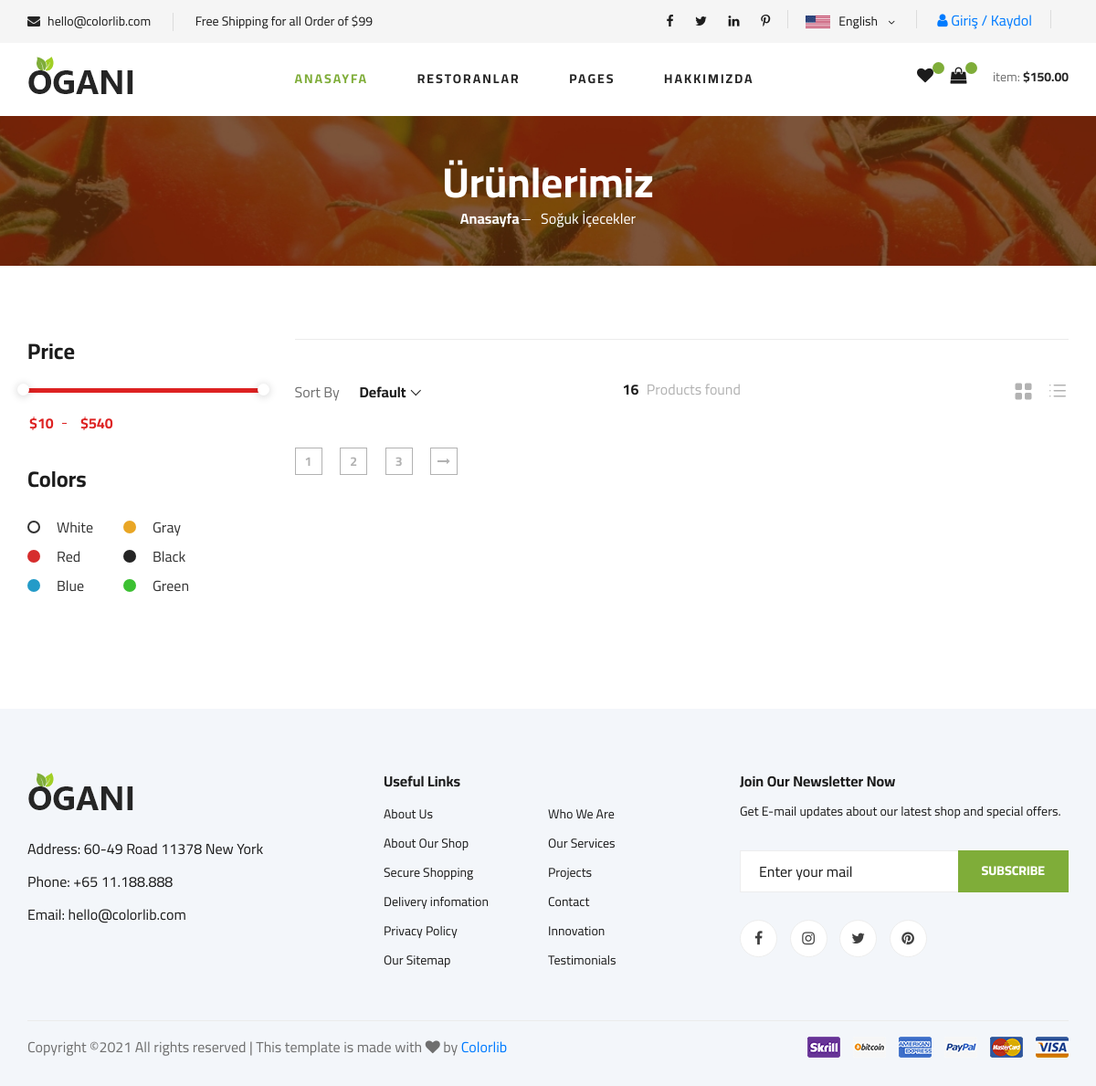
Page /category/18/soguk-icecek on the earlier database version.
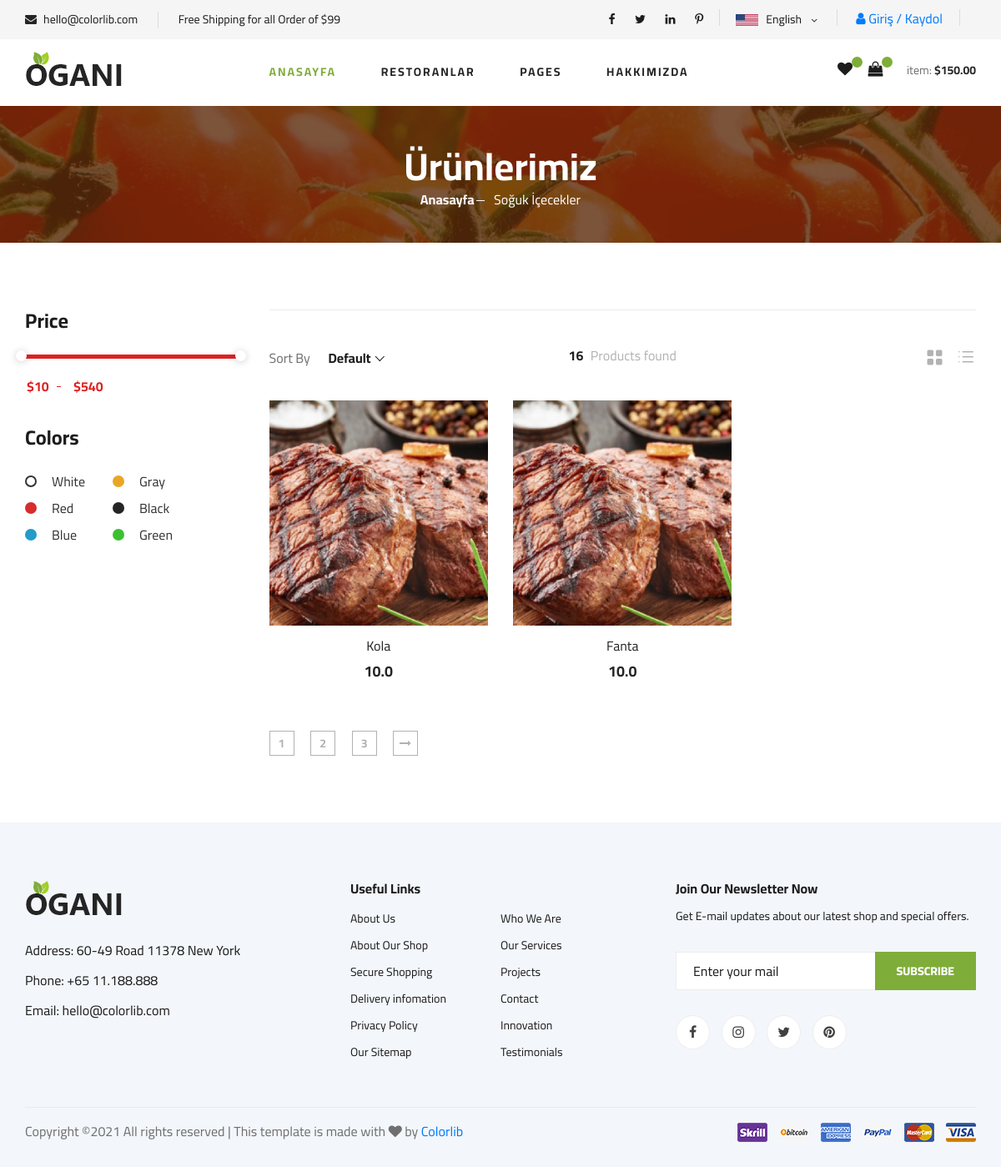
Same page on the later database version.
### product/models.py (models this page shows, shortened)
class Product(models.Model):
    STATUS = (
        ('True', 'Evet'),
        ('False', 'Hayır'),
    )
    restaurant = models.ForeignKey(Restaurant, on_delete=models.CASCADE)  # relation with Restaurant table
    category = models.ForeignKey(Category, on_delete=models.CASCADE) #relation with Category table
    title = models.CharField(max_length=30)
    keywords = models.CharField(max_length=255)
    description = models.CharField(max_length=255)
    image = models.ImageField(blank=True, upload_to='images/')
    price = models.FloatField()
    amount = models.IntegerField()
    detail = RichTextUploadingField()
    status = models.CharField(max_length=10, choices=STATUS)
    slug = models.SlugField(null=False,unique=True)
    created_at = models.DateTimeField(auto_now_add=True)
    update_at = models.DateTimeField(auto_now=True)
    def image_tag(self):
        return mark_safe('<img src="{}" height="50"/>'.format(self.image.url))
    image_tag.short_description = 'Image'

### home/views.py (the view)
# urls.py: path('category/<int:id>/<slug:slug>', views.category_products ,name='category_products'),
def category_products(request,id,slug):
    setting = Setting.objects.get(pk=1)
    categorydata = Category.objects.get(pk=id)
    category=Category.objects.all()
    products=Product.objects.filter(category_id=id)
    context={'setting':setting,
             'category':category,
             'products':products,
             'categorydata':categorydata
             }
    return render(request, 'products.html',context)

### home/templates/products.html (shortened to what the changed rows need)
{% extends "homebase.html" %}
{% block content %}
    {% load static %}
    <section class="breadcrumb-section set-bg" data-setbg="{% static 'img/breadcrumb.jpg' %}">
        <div class="container">
            <div class="row">
                <div class="col-lg-12 text-center">
                    <div class="breadcrumb__text">
                        <h2>Ürünlerimiz</h2>
                    </div>
                </div>
            </div>
        </div>
    </section>
    {% load static %}
    <section class="product spad">
        <div class="container">
            <div class="row">
                <div class="col-lg-9 col-md-7">
                    <div class="row">
                        {% for rs in products %}
                            <div class="col-lg-4 col-md-6 col-sm-6">
                                <div class="product__item">
                                    <div class="product__item__pic set-bg" data-setbg="{{ rs.image.url }}">
                                    </div>
                                    <div class="product__item__text">
                                        <h6><a href="/product/{{ rs.id }}/{{ rs.slug }}">{{ rs.title }}</a></h6>
                                        <h5>{{ rs.price }}</h5>
                                    </div>
                                </div>
                            </div>
                        {% endfor %}
                    </div>
                </div>
            </div>
        </div>
    </section>
{% endblock %}

Differences in the rows shown:
added Product: title "Kola", price "10.0"
added Product: title "Fanta", price "10.0"
